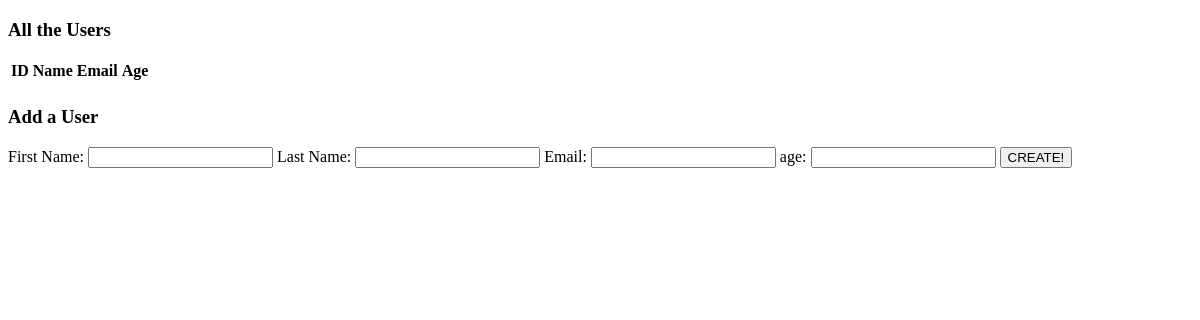
Before: / with the older database file.
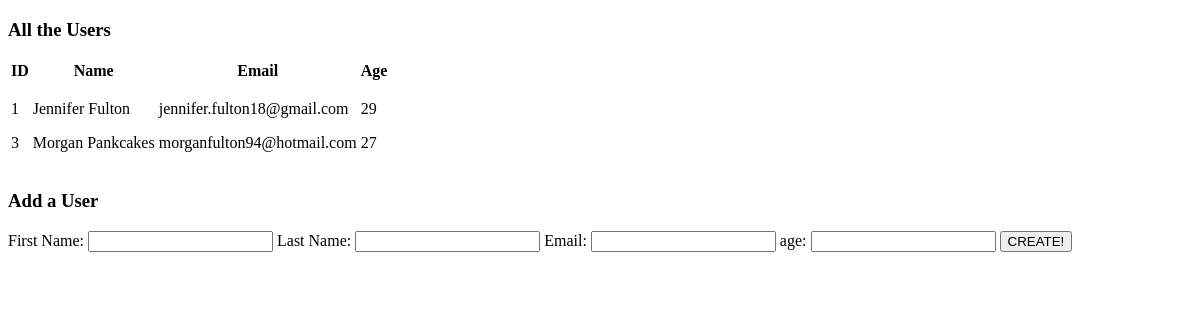
After: the same page with the newer database file.
### users_app/models.py (models this page shows)
class User(models.Model):
    first_name = models.CharField(max_length=255)
    last_name = models.CharField(max_length=255)
    email = models.CharField(max_length=255)
    age = models.IntegerField()
    created_at = models.DateTimeField(auto_now_add= True)
    updated_at = models.DateTimeField(auto_now_add= True)

### users_app/views.py (the view)
# urls.py: path('', views.index),
def index(request):
    context = {
        "all_users": User.objects.all(),
    }
    return render(request, "index.html", context)

### users_app/templates/index.html (shortened to what this page needs)
<!DOCTYPE html>
<html lang="en">
<head>
</head>
<body>
    <h3>All the Users</h3>
    <table>
        <thead>
            <tr>
                <th>ID</th>
                <th>Name</th>
                <th>Email</th>
                <th>Age</th>
            </tr>
        </thead>
        <tbody>
            <tr>
                <td>{% for user in all_users %}
                    <p>{{user.id}}</p>
                    {% endfor %}</td>
                <td>{% for user in all_users %}
                    <p>{{user.first_name}} {{user.last_name}}</p>
                    {% endfor %}</td>
                <td>{% for user in all_users %}
                    <p>{{user.email}}</p>
                    {% endfor %}</td>
                <td>{% for user in all_users %}
                    <p>{{user.age}}</p>
                    {% endfor %}</td>
            </tr>
        </tbody>
    </table>
    <h3>Add a User</h3>
    <form action = "/create" method="POST">
        <label for="first_name">First Name:</label>
        <input type="text" id="first_name" name="first_name">
        <label for="last_name">Last Name:</label>
        <input type="text" id="last_name" name="last_name">
        <label for="email">Email:</label>
        <input type="text" id="email" name="email">
        <label for="age">age:</label>
        <input type="text" id="age" name="age">
        <input type="submit" value="CREATE!">
    </form>
</body>
</html>

Changed rows visible on the page:
added User: id "1", first_name "Jennifer", last_name "Fulton", email "jennifer.fulton18@gmail.com", age "29"
added User: id "3", first_name "Morgan", last_name "Pankcakes", email "morganfulton94@hotmail.com", age "27"
